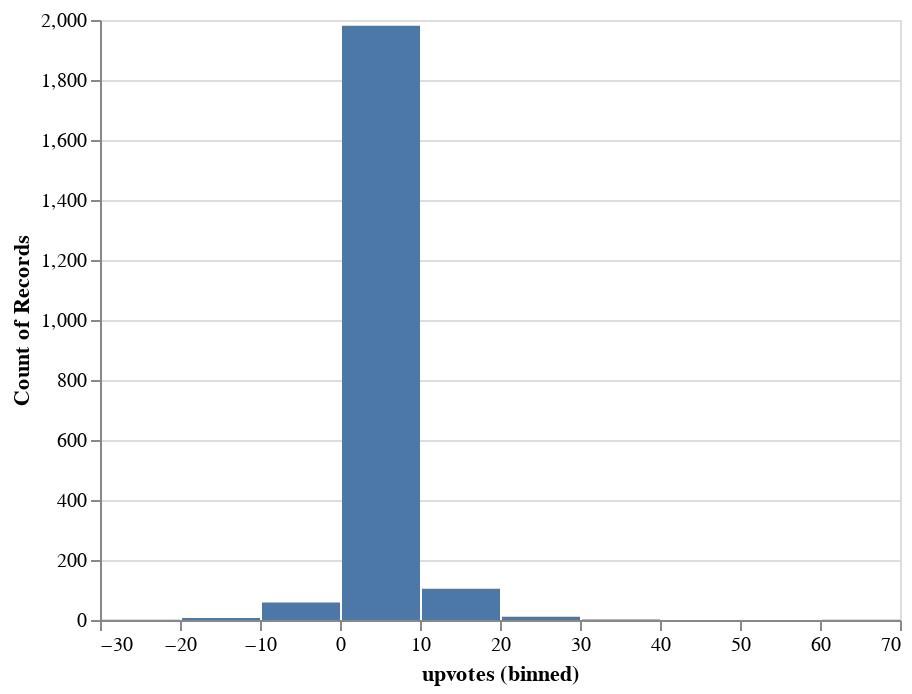

This figure's notebook cell:
### Code cell
alt.Chart(data=comments_df).mark_bar().encode(
    alt.X("upvotes:Q", bin=True),
    y='count()'
)

### Figure 1 — Vega-Lite specification as saved in the notebook (floating-point values rounded to 4 significant figures; data arrays with more than 128 entries replaced by an {"elided": "..."} marker saying what was removed)
{"config": {"view": {"continuousWidth": 400, "continuousHeight": 300}}, "data": {"name": "data-4e4cbbe9f355ed005d961ed305f3fbc7"}, "mark": "bar", "encoding": {"x": {"bin": true, "field": "upvotes", "type": "quantitative"}, "y": {"aggregate": "count", "type": "quantitative"}}, "$schema": "https://vega.github.io/schema/vega-lite/v4.17.0.json", "datasets": {"data-4e4cbbe9f355ed005d961ed305f3fbc7": {"elided": "2165 records"}}}
